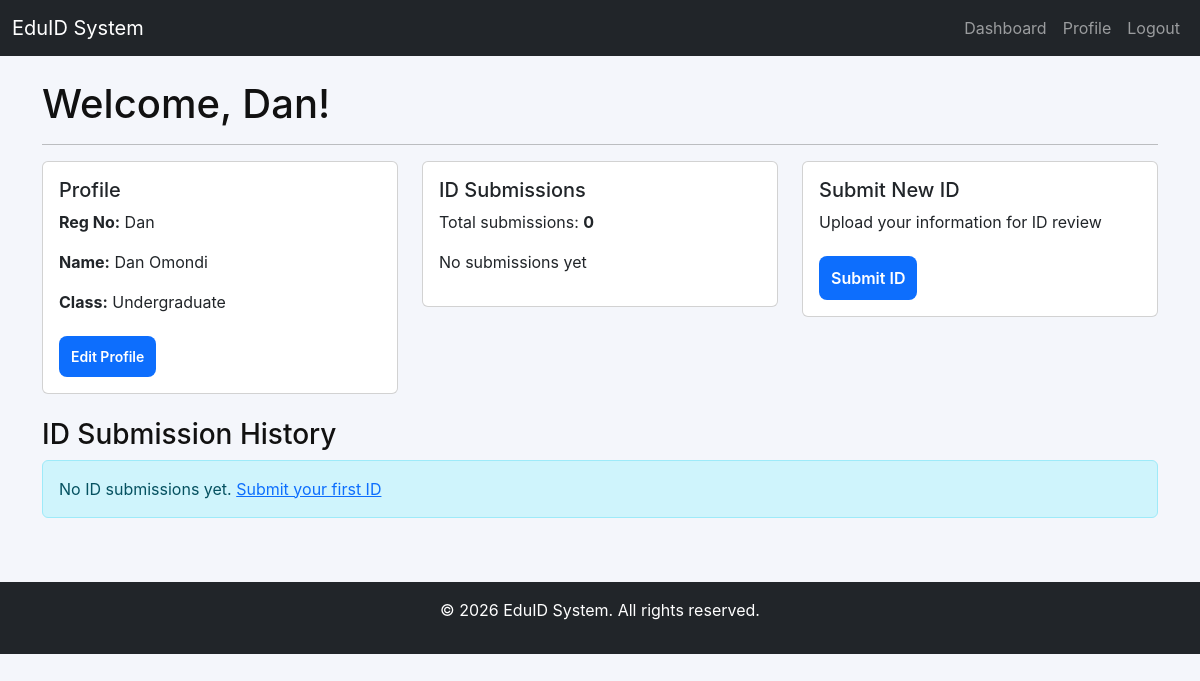
Before: /student/dashboard (signed in) with the older database file.
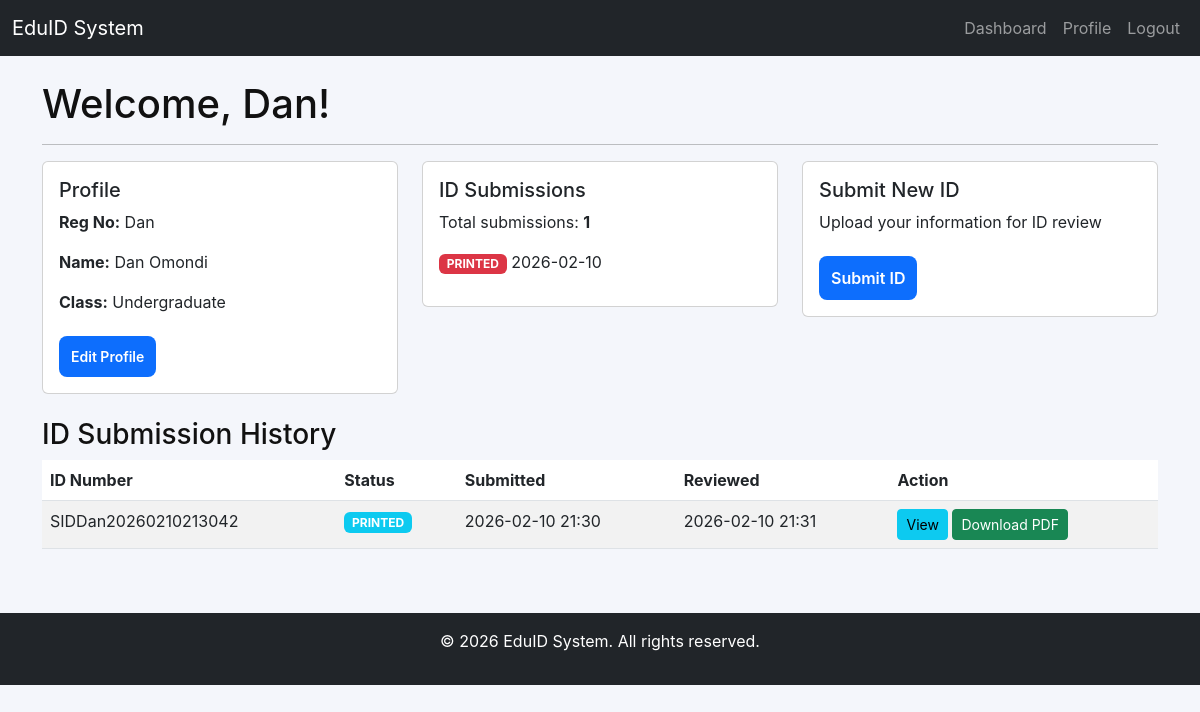
After: the same page with the newer database file.
### app/models/student.py (models this page shows)
class SchoolID(db.Model):
    id = db.Column(db.Integer, primary_key=True)
    student_id = db.Column(db.Integer, db.ForeignKey('student.id'), nullable=False)
    id_number = db.Column(db.String(50), unique=True, nullable=False)
    status = db.Column(db.String(20), default='pending')  # pending, approved, rejected, printed
    submission_date = db.Column(db.DateTime, default=datetime.utcnow)
    approval_date = db.Column(db.DateTime)
    rejection_reason = db.Column(db.Text)
    qr_code = db.Column(db.String(200))  # path to QR code image
    preview_image = db.Column(db.String(200))  # path to ID preview image
    pdf_file = db.Column(db.String(200))  # path to generated PDF
    notes = db.Column(db.Text)  # admin notes
    created_at = db.Column(db.DateTime, default=datetime.utcnow)
    updated_at = db.Column(db.DateTime, default=datetime.utcnow, onupdate=datetime.utcnow)

### app/routes/student.py (the view)
@student_bp.route("/dashboard")
@login_required
@student_required
def dashboard():
    student = Student.query.filter_by(user_id=current_user.id).first()
    school_ids = []
    if student:
        school_ids = SchoolID.query.filter_by(student_id=student.id).order_by(SchoolID.submission_date.desc()).all()
    return render_template("student/dashboard.html", student=student, school_ids=school_ids)

### app/templates/student/dashboard.html (shortened to what the changed rows need)
{% extends "base.html" %}
{% block content %}
<div class="row">
    <div class="col-md-12">
        <h1>Welcome, {{ current_user.username }}!</h1>
    </div>
</div>
<div class="row mb-4">
    <div class="col-md-4">
        <div class="card">
            <div class="card-body">
                <h5 class="card-title">ID Submissions</h5>
                <p class="card-text">Total submissions: <strong>{{ school_ids|length }}</strong></p>
                {% if school_ids %}
                    <ul class="list-unstyled">
                        {% for id in school_ids[:3] %}
                            <li>
                                <span class="badge bg-{{ 'success' if id.status == 'approved' else 'warning' if id.status == 'pending' else 'danger' }}">{{ id.status|upper }}</span>
                                {{ id.submission_date.strftime('%Y-%m-%d') }}
                            </li>
                        {% endfor %}
                    </ul>
                {% else %}
                    <p>No submissions yet</p>
                {% endif %}
            </div>
        </div>
    </div>
</div>
<div class="row">
    <div class="col-md-12">
        <h3>ID Submission History</h3>
        {% if school_ids %}
            <div class="table-responsive">
                <table class="table table-striped">
                    <thead>
                        <tr>
                            <th>ID Number</th>
                            <th>Status</th>
                            <th>Submitted</th>
                            <th>Reviewed</th>
                            <th>Action</th>
                        </tr>
                    </thead>
                    <tbody>
                        {% for id in school_ids %}
                            <tr>
                                <td>{{ id.id_number }}</td>
                                <td>
                                    <span class="badge bg-{{ 'success' if id.status == 'approved' else 'warning' if id.status == 'pending' else 'info' if id.status == 'printed' else 'danger' }}">
                                        {{ id.status|upper }}
                                    </span>
                                </td>
                                <td>{{ id.submission_date.strftime('%Y-%m-%d %H:%M') }}</td>
                                <td>
                                    {% if id.approval_date %}
                                        {{ id.approval_date.strftime('%Y-%m-%d %H:%M') }}
                                    {% else %}
                                        -
                                    {% endif %}
                                </td>
                                <td>
                                    <a href="{{ url_for('student.preview_id', id_id=id.id) }}" class="btn btn-sm btn-info">View</a>
                                    {% if id.status in ['approved', 'printed'] %}
                                        <a href="{{ url_for('student.download_id_pdf', id_id=id.id) }}" class="btn btn-sm btn-success">Download PDF</a>
                                    {% endif %}
                                </td>
                            </tr>
                        {% endfor %}
                    </tbody>
                </table>
            </div>
        {% else %}
            <div class="alert alert-info">No ID submissions yet. <a href="{{ url_for('student.submit_id') }}">Submit your first ID</a></div>
        {% endif %}
    </div>
</div>
{% endblock %}

Changed rows visible on the page:
added SchoolID: status "PRINTED", submission_date "2026-02-10", id_number "SIDDan20260210213042", submission_date "2026-02-10 21:30", approval_date "2026-02-10 21:31"
Other visible differences:
{{ school_ids|length }}: "0" → "1"
text no longer shown: "No submissions yet No ID submissions yet. Submit your first ID"
text now shown: "ID Number Status Submitted Reviewed Action"
